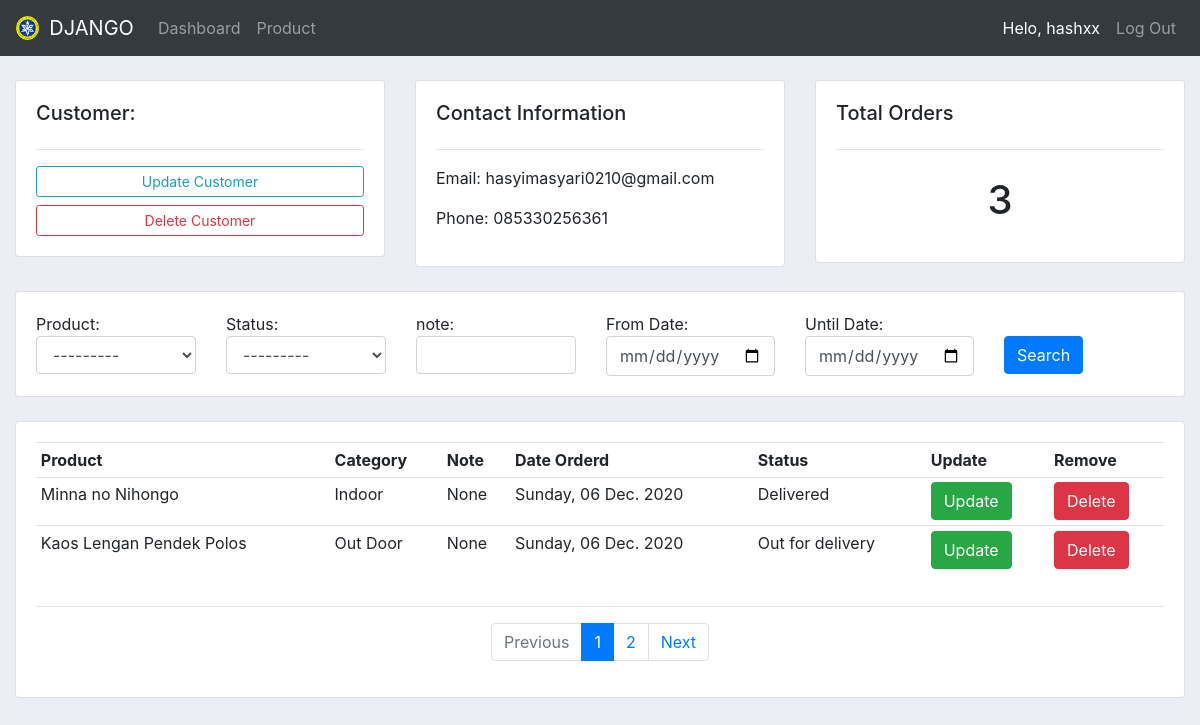
The app's page /custumer/1 (signed in) with its own data.
### Asyari/models.py (models this page shows, shortened)
class Custumer(models.Model):
    user = models.OneToOneField(User, null=True, on_delete=models.CASCADE)
    name = models.CharField(max_length=200, blank=True, null=True)
    phone = models.CharField(max_length=200, blank=True, null=True)
    email = models.CharField(max_length=200, blank=True, null=True)
    date_created = models.DateTimeField(auto_now_add=True, null=True)
    profile_pic = models.ImageField(default='no_image.jpg', blank=True, null=True)

class Order(models.Model):
    STATUS = (
        ('Pending', 'Pending'),
        ('Out for delivery', 'Out for delivery'),
        ('Delivered', 'Delivered'),
    )
    custumer = models.ForeignKey(Custumer, null=True, on_delete=models.SET_NULL)
    product = models.ForeignKey(Product, null=True, on_delete=models.SET_NULL)
    date_created = models.DateTimeField(auto_now_add=True, null=True)
    status = models.CharField(max_length=200, null=True, choices=STATUS)
    note = models.CharField(max_length=200, blank=True, null=True)

class Product(models.Model):
    CATEGORY = (
        ('Indoor', 'Indoor'),
        ('Out Door', 'Out Door'),
    )
    name = models.CharField(max_length=200, blank=True, null=True)
    price = models.IntegerField(blank=True, null=True)
    category = models.CharField(max_length=200, blank=True, null=True, choices=CATEGORY)
    description = models.CharField(max_length=200, blank=True, null=True)
    date_created = models.DateTimeField(auto_now_add=True, null=True)
    tag = models.ManyToManyField(Tag)
    def __str__(self):
        return self.name

### Asyari/decorators.py (the view)
        def perubahan_halaman(request, *args, **kwargs):
            group = None
            if request.user.groups.exists():
                group = request.user.groups.all()[0].name
            if group in yang_diizinkan :
                return fungsi_awal(request, *args, **kwargs)
            else:
                return HttpResponse('<h2><center>Anda Tidak Dijikankan Ke Tampilan ini</center></h2>')

### Asyari/templates/data/custumer.html (shortened to what this page needs)
{% extends "data/main.html" %}
{% load widget_tweaks %}
{% block content %}
<br>
<div class="container-fluid">
    <div class="row">
        <div class="col-md-4">
            <div class="card card-body">
                <h5>Customer:</h5>
                <hr>
                <a class="btn btn-outline-info btn-sm btn-block" href="">Update Customer</a>
                <a class="btn btn-outline-danger btn-sm btn-block" href="">Delete Customer</a>
            </div>
        </div>
        <div class="col-md-4">
            <div class="card card-body">
                <h5>Contact Information</h5>
                <hr>
                <p>Email: {{ custumer.email }}</p>
                <p>Phone: {{ custumer.phone }} </p>
            </div>
        </div>
        <div class="col-md-4">
            <div class="card card-body">
                <h5>Total Orders</h5>
                <hr>
                <h1 style="text-align: center;padding: 10px">{{ data_total_custumer }}</h1>
            </div>
        </div>
    </div>
    <br>
    <div class="row">
        <div class="col">
            <div class="card card-body">
                <form method="get">
                    <div class="row">
                        <div class="col">
                            Product:
                            {{ filter_data_order.form.product | add_class:"form-control"}}
                        </div>
                        <div class="col">
                            Status:
                            {{ filter_data_order.form.status | add_class:"form-control"}}
                        </div>
                        <div class="col"> note:
                            {{ filter_data_order.form.note | add_class:"form-control"}}
                        </div>
                        <div class="col">
                            From Date:
                            {{ filter_data_order.form.tglmulai | add_class:"form-control" |attr:"type:date"}}
                        </div>
                        <div class="col">
                            Until Date:
                            {{ filter_data_order.form.tglakhir | add_class:"form-control" |attr:"type:date"}}
                        </div>
                        <div class="col mt-4">
                            <button class="btn btn-primary" type="submit">Search</button>
                        </div>
                    </div>
                </form>
            </div>
        </div>
    </div>
    <br>
    <div class="row">
        <div class="col-md">
            <div class="card card-body">
                <table class="table table-sm">
                    <tr>
                        <th>Product</th>
                        <th>Category</th>
                        <th>Note</th>
                        <th>Date Orderd</th>
                        <th>Status</th>
                        <th>Update</th>
                        <th>Remove</th>
                    </tr>
                    {% for tampil_order_custumer in halaman_order_custumer.object_list %}
                    <tr>
                        <td>{{ tampil_order_custumer.product }}</td>
                        <td>{{ tampil_order_custumer.product.category }}</td>
                        <td>{{ tampil_order_custumer.note}}</td>
                        <td>{{ tampil_order_custumer.date_created|date:"l, d N Y" }}</td>
                        <td>{{ tampil_order_custumer.status }}</td>
                        <td><a href="{% url 'update_order' tampil_order_custumer.id %}"
                                class="btn btn-success">Update</a></td>
                        <td><a href="{% url 'delete_order' tampil_order_custumer.id %}"
                                class="btn btn-danger">Delete</a></td>
                    </tr>
                    {% endfor %}
                </table>
                <hr />
                <nav>
                    <ul class="pagination justify-content-center">
                        <li class="page-item {% if not previous %} disabled {% endif %}">
                            <a class="page-link" href="{{ previous }}">Previous</a>
                        </li>
                        {% for n in halaman_order_custumer.paginator.page_range %}
                        {% if halaman_order_custumer.number == n %}
                        <li class="page-item active" aria>
                            <span class="page-link">
                                {{ n }}
                            </span>
                        </li>
                        {% elif n > halaman_order_custumer.number|add:-3 and n < halaman_order_custumer.number|add:3 %}
                        <li class="page-item"><a class="page-link" href="?halaman={{ n }}">{{ n }}</a></li>
                        {% endif %}
                        {% endfor %}
                        <li class="page-item {% if not next %} disabled {% endif %}">
                            <a class="page-link" href="{{ next }}">Next</a>
                        </li>
                    </ul>
                </nav>
            </div>
        </div>
    </div>
</div>
{% endblock content %}

### Asyari/templates/data/navbar.html (shortened to what this page needs)
{% load static %}
<nav class="navbar navbar-expand-lg navbar-dark bg-dark">
    <img src="{% static '/images/logo.png' %}" id="logo">
    <a class="navbar-brand" href="#">DJANGO</a>
    <div class="collapse navbar-collapse" id="navbarNavAltMarkup">
        <div class="navbar-nav">
        {% if request.user.is_staff %}
            <a class="nav-link {% if menu == 'home' %} active {% endif %}" href="{% url 'home' %}">Dashboard</a>
            <a class="nav-link {% if menu == 'products' %} active {% endif %}" href="{% url 'products' %}">Product</a>
        {% else %}
            {% if user.is_authenticated %}
            <a class="nav-link {% if menu == 'settings' %} active {% endif %}" href="{% url 'account-page' %}">Settings</a>
            {% endif %}
        {% endif %}
        </div>
    </div>
    <ul class="navbar-nav">
    {% if user.is_authenticated %}
        <li class="nav-item">
            <a class="nav-link active" href="#">Helo, {{ request.user }} </a>
        </li>
        <li class="nav-item">
            <a class="nav-link" href="{% url 'logout' %}">Log Out</a>
        </li>
    {% endif %}
    </ul>
</nav>

### static/css/main.css (style rules this page uses)
#logo { width: 2%; margin-right: 10px; }
body { background-color: #ebeff5; }

### records on screen
Custumer: email "hasyimasyari0210@gmail.com", phone "085330256361"
Order: product "Minna no Nihongo", product.category "Indoor", note "None", date_created "Sunday, 06 Dec. 2020", status "Delivered"
Order: product "Kaos Lengan Pendek Polos", product.category "Out Door", note "None", date_created "Sunday, 06 Dec. 2020", status "Out for delivery"

### other values on screen
{{ request.user }} "hashxx"
{{ data_total_custumer }} "3"
{{ n }} "1"
{{ n }} "2"
